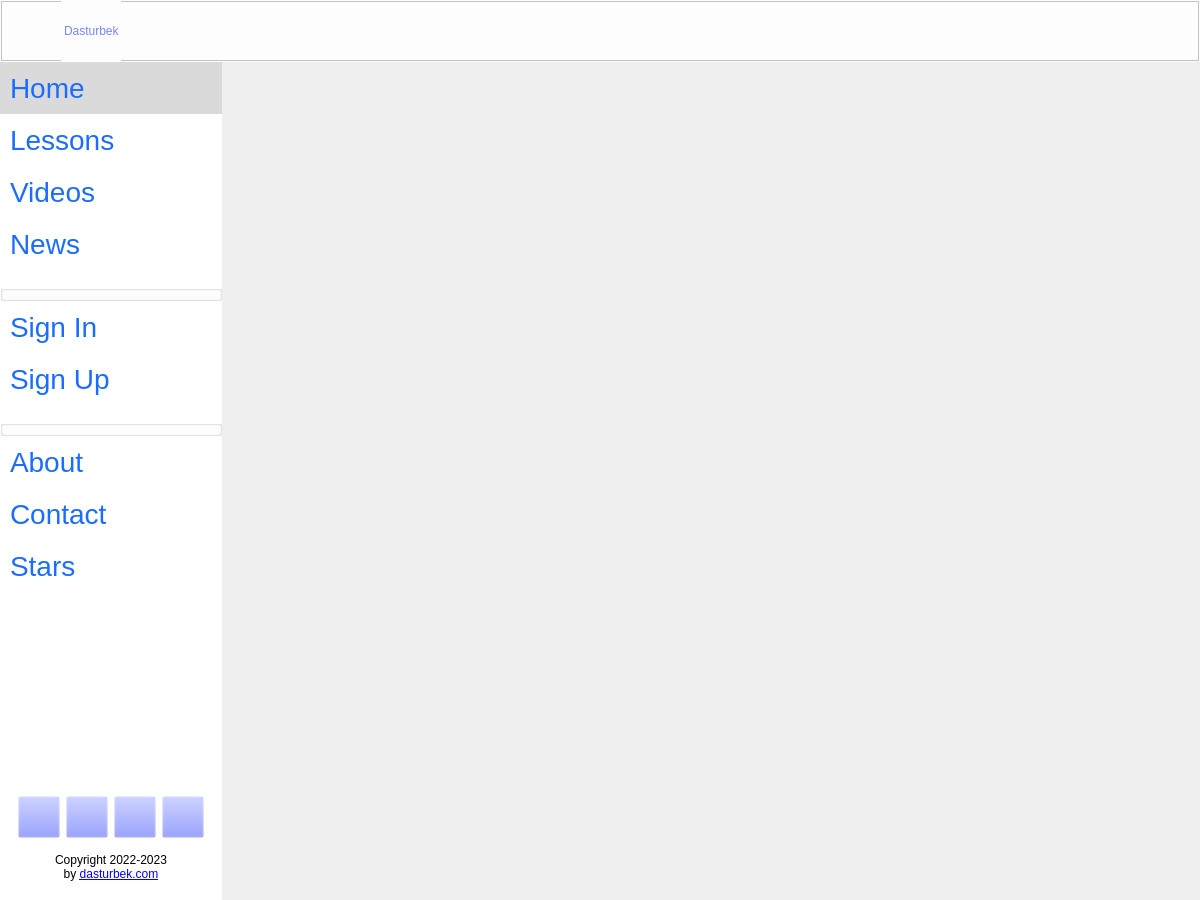
<?xml version="1.0" encoding="UTF-8"?>
<ui version="4.0">
 <class>MainWindow</class>
 <widget class="QMainWindow" name="MainWindow">
  <property name="geometry">
   <rect>
    <x>0</x>
    <y>0</y>
    <width>1200</width>
    <height>900</height>
   </rect>
  </property>
  <property name="minimumSize">
   <size>
    <width>1200</width>
    <height>900</height>
   </size>
  </property>
  <property name="windowTitle">
   <string>Home</string>
  </property>
  <property name="windowIcon">
   <iconset>
    <normaloff>qrc/dasturbek.png</normaloff>qrc/dasturbek.png</iconset>
  </property>
  <property name="styleSheet">
   <string notr="true"/>
  </property>
  <widget class="QWidget" name="centralwidget">
   <layout class="QGridLayout" name="gridLayout">
    <property name="leftMargin">
     <number>0</number>
    </property>
    <property name="topMargin">
     <number>0</number>
    </property>
    <property name="rightMargin">
     <number>0</number>
    </property>
    <property name="bottomMargin">
     <number>0</number>
    </property>
    <property name="spacing">
     <number>0</number>
    </property>
    <item row="1" column="1" rowspan="2">
     <widget class="QWidget" name="board" native="true">
      <property name="styleSheet">
       <string notr="true">.QWidget{
margin:0;
}</string>
      </property>
      <layout class="QGridLayout" name="gridLayout_2">
       <property name="leftMargin">
        <number>0</number>
       </property>
       <property name="topMargin">
        <number>0</number>
       </property>
       <property name="rightMargin">
        <number>0</number>
       </property>
       <property name="bottomMargin">
        <number>0</number>
       </property>
       <property name="spacing">
        <number>0</number>
       </property>
       <item row="0" column="0">
        <widget class="QStackedWidget" name="stackedWidget">
         <property name="currentIndex">
          <number>2</number>
         </property>
         <widget class="QWidget" name="home_page">
          <layout class="QGridLayout" name="_2">
           <property name="leftMargin">
            <number>0</number>
           </property>
           <property name="topMargin">
            <number>0</number>
           </property>
           <property name="rightMargin">
            <number>0</number>
           </property>
           <property name="bottomMargin">
            <number>0</number>
           </property>
           <item row="0" column="0">
            <widget class="QLabel" name="label_4">
             <property name="text">
              <string/>
             </property>
             <property name="pixmap">
              <pixmap>qrc/background.png</pixmap>
             </property>
             <property name="scaledContents">
              <bool>true</bool>
             </property>
            </widget>
           </item>
          </layout>
         </widget>
         <widget class="QWidget" name="settings_page">
          <layout class="QGridLayout" name="gridLayout_4">
           <property name="leftMargin">
            <number>0</number>
           </property>
           <property name="topMargin">
            <number>0</number>
           </property>
           <property name="rightMargin">
            <number>0</number>
           </property>
           <property name="bottomMargin">
            <number>0</number>
           </property>
           <property name="spacing">
            <number>0</number>
           </property>
           <item row="0" column="0">
            <widget class="QLabel" name="label">
             <property name="text">
              <string/>
             </property>
             <property name="pixmap">
              <pixmap>qrc/image3.jpg</pixmap>
             </property>
             <property name="scaledContents">
              <bool>true</bool>
             </property>
             <property name="wordWrap">
              <bool>false</bool>
             </property>
            </widget>
           </item>
          </layout>
         </widget>
         <widget class="QWidget" name="vidoes_page">
          <layout class="QGridLayout" name="gridLayout_6">
           <property name="leftMargin">
            <number>0</number>
           </property>
           <property name="topMargin">
            <number>0</number>
           </property>
           <property name="rightMargin">
            <number>0</number>
           </property>
           <property name="bottomMargin">
            <number>0</number>
           </property>
           <item row="0" column="0">
            <widget class="QLabel" name="label_11">
             <property name="text">
              <string/>
             </property>
             <property name="pixmap">
              <pixmap>qrc/image1.jpg</pixmap>
             </property>
             <property name="scaledContents">
              <bool>true</bool>
             </property>
            </widget>
           </item>
          </layout>
         </widget>
         <widget class="QWidget" name="lessons_page">
          <layout class="QGridLayout" name="gridLayout_9">
           <property name="leftMargin">
            <number>0</number>
           </property>
           <property name="topMargin">
            <number>0</number>
           </property>
           <property name="rightMargin">
            <number>0</number>
           </property>
           <property name="bottomMargin">
            <number>0</number>
           </property>
           <item row="0" column="0">
            <widget class="QLabel" name="label_13">
             <property name="text">
              <string/>
             </property>
             <property name="pixmap">
              <pixmap>qrc/image2.jpg</pixmap>
             </property>
             <property name="scaledContents">
              <bool>true</bool>
             </property>
            </widget>
           </item>
          </layout>
         </widget>
         <widget class="QWidget" name="news_page">
          <layout class="QGridLayout" name="gridLayout_8">
           <property name="leftMargin">
            <number>0</number>
           </property>
           <property name="topMargin">
            <number>0</number>
           </property>
           <property name="rightMargin">
            <number>0</number>
           </property>
           <property name="bottomMargin">
            <number>0</number>
           </property>
           <item row="0" column="0">
            <widget class="QLabel" name="label_12">
             <property name="text">
              <string/>
             </property>
             <property name="pixmap">
              <pixmap>qrc/image4.jpg</pixmap>
             </property>
             <property name="scaledContents">
              <bool>true</bool>
             </property>
             <property name="alignment">
              <set>Qt::AlignCenter</set>
             </property>
            </widget>
           </item>
          </layout>
         </widget>
        </widget>
       </item>
      </layout>
     </widget>
    </item>
    <item row="2" column="0">
     <widget class="QWidget" name="leftmenu" native="true">
      <property name="minimumSize">
       <size>
        <width>222</width>
        <height>0</height>
       </size>
      </property>
      <property name="maximumSize">
       <size>
        <width>222</width>
        <height>16777215</height>
       </size>
      </property>
      <property name="styleSheet">
       <string notr="true">#leftmenu{
	background-color: rgb(255, 255, 255)
}</string>
      </property>
      <layout class="QGridLayout" name="gridLayout_3">
       <property name="leftMargin">
        <number>0</number>
       </property>
       <property name="topMargin">
        <number>0</number>
       </property>
       <property name="rightMargin">
        <number>0</number>
       </property>
       <property name="bottomMargin">
        <number>10</number>
       </property>
       <property name="spacing">
        <number>0</number>
       </property>
       <item row="20" column="0" colspan="2">
        <widget class="QPushButton" name="stars">
         <property name="cursor">
          <cursorShape>PointingHandCursor</cursorShape>
         </property>
         <property name="styleSheet">
          <string notr="true">.QPushButton {
  border-bottom-left-radius: 30px;
  border-bottom-right-radius: 30px;
  background-color: rgb(255, 255, 255, 0);
  border: none;
  color: #1A6DFF;
  text-align: left;
  font-size: 28px;
  padding: 10px;
  margin:0 0 0 0;
}
.QPushButton:hover{
	background-color: rgb(218, 218, 218, 0.2);
}</string>
         </property>
         <property name="text">
          <string>Stars</string>
         </property>
         <property name="icon">
          <iconset>
           <normaloff>qrc/star.png</normaloff>qrc/star.png</iconset>
         </property>
         <property name="iconSize">
          <size>
           <width>40</width>
           <height>40</height>
          </size>
         </property>
        </widget>
       </item>
       <item row="10" column="0" colspan="2">
        <widget class="QGroupBox" name="groupBox">
         <property name="styleSheet">
          <string notr="true">#groupBox{
margin:15px 0 0 0;
text-aligin: center;
}</string>
         </property>
         <property name="title">
          <string/>
         </property>
         <property name="alignment">
          <set>Qt::AlignBottom|Qt::AlignLeading|Qt::AlignLeft</set>
         </property>
         <property name="flat">
          <bool>true</bool>
         </property>
         <property name="checkable">
          <bool>false</bool>
         </property>
        </widget>
       </item>
       <item row="15" column="0" colspan="2">
        <widget class="QGroupBox" name="groupBox_4">
         <property name="styleSheet">
          <string notr="true">#groupBox_4{
margin:15px 0 0 0;
text-aligin: center;
}</string>
         </property>
         <property name="title">
          <string/>
         </property>
         <property name="alignment">
          <set>Qt::AlignBottom|Qt::AlignLeading|Qt::AlignLeft</set>
         </property>
         <property name="flat">
          <bool>true</bool>
         </property>
         <property name="checkable">
          <bool>false</bool>
         </property>
        </widget>
       </item>
       <item row="7" column="0" colspan="2">
        <widget class="QPushButton" name="videos">
         <property name="cursor">
          <cursorShape>PointingHandCursor</cursorShape>
         </property>
         <property name="styleSheet">
          <string notr="true">.QPushButton {
  background-color: rgb(218, 218, 218, 0);
  border: none;
  color: #1A6DFF;
  text-align: left;
  font-size: 28px;
  padding: 10px;
  margin:0 0 0 0;
}
.QPushButton:hover{
	background-color: rgb(218, 218, 218, 0.2);
}</string>
         </property>
         <property name="text">
          <string>Videos</string>
         </property>
         <property name="icon">
          <iconset>
           <normaloff>qrc/video.png</normaloff>qrc/video.png</iconset>
         </property>
         <property name="iconSize">
          <size>
           <width>40</width>
           <height>40</height>
          </size>
         </property>
        </widget>
       </item>
       <item row="21" column="0" colspan="2">
        <spacer name="verticalSpacer">
         <property name="orientation">
          <enum>Qt::Vertical</enum>
         </property>
         <property name="sizeType">
          <enum>QSizePolicy::Expanding</enum>
         </property>
         <property name="sizeHint" stdset="0">
          <size>
           <width>20</width>
           <height>40</height>
          </size>
         </property>
        </spacer>
       </item>
       <item row="12" column="0" colspan="2">
        <widget class="QPushButton" name="signin">
         <property name="cursor">
          <cursorShape>PointingHandCursor</cursorShape>
         </property>
         <property name="styleSheet">
          <string notr="true">.QPushButton {
  background-color: rgb(255, 255, 255, 0);
  border: none;
  color: #1A6DFF;
  text-align: left;
  font-size: 28px;
  padding: 10px;
  margin:0 0 0 0;
}
.QPushButton:hover{
	background-color: rgb(218, 218, 218, 0.2);
}</string>
         </property>
         <property name="text">
          <string>Sign In</string>
         </property>
         <property name="icon">
          <iconset>
           <normaloff>qrc/sign _in.png</normaloff>qrc/sign _in.png</iconset>
         </property>
         <property name="iconSize">
          <size>
           <width>40</width>
           <height>40</height>
          </size>
         </property>
        </widget>
       </item>
       <item row="6" column="0" colspan="2">
        <widget class="QPushButton" name="lessons">
         <property name="cursor">
          <cursorShape>PointingHandCursor</cursorShape>
         </property>
         <property name="styleSheet">
          <string notr="true">.QPushButton {
  background-color: rgb(255, 255, 255, 0);
  border: none;
  color: #1A6DFF;
  text-align: left;
  font-size: 28px;
  padding: 10px;
  margin:0 0 0 0;
}
.QPushButton:hover{
	background-color: rgb(218, 218, 218, 0.2);
}</string>
         </property>
         <property name="text">
          <string>Lessons</string>
         </property>
         <property name="icon">
          <iconset>
           <normaloff>qrc/lessons.png</normaloff>qrc/lessons.png</iconset>
         </property>
         <property name="iconSize">
          <size>
           <width>40</width>
           <height>40</height>
          </size>
         </property>
        </widget>
       </item>
       <item row="22" column="0" colspan="2">
        <widget class="QWidget" name="fotter" native="true">
         <property name="minimumSize">
          <size>
           <width>0</width>
           <height>60</height>
          </size>
         </property>
         <layout class="QVBoxLayout" name="verticalLayout_2">
          <item>
           <widget class="QWidget" name="widget" native="true">
            <layout class="QHBoxLayout" name="horizontalLayout_2">
             <item>
              <widget class="QToolButton" name="telegramm">
               <property name="cursor">
                <cursorShape>PointingHandCursor</cursorShape>
               </property>
               <property name="styleSheet">
                <string notr="true"> .QToolButton {
	background-color: rgb(110, 124, 255, 0);
}</string>
               </property>
               <property name="text">
                <string/>
               </property>
               <property name="icon">
                <iconset>
                 <normaloff>qrc/google.png</normaloff>qrc/google.png</iconset>
               </property>
               <property name="iconSize">
                <size>
                 <width>35</width>
                 <height>35</height>
                </size>
               </property>
              </widget>
             </item>
             <item>
              <widget class="QToolButton" name="facebook">
               <property name="cursor">
                <cursorShape>PointingHandCursor</cursorShape>
               </property>
               <property name="styleSheet">
                <string notr="true"> .QToolButton {
	background-color: rgb(110, 124, 255, 0);
}</string>
               </property>
               <property name="text">
                <string/>
               </property>
               <property name="icon">
                <iconset>
                 <normaloff>qrc/youtube.png</normaloff>qrc/youtube.png</iconset>
               </property>
               <property name="iconSize">
                <size>
                 <width>35</width>
                 <height>35</height>
                </size>
               </property>
              </widget>
             </item>
             <item>
              <widget class="QToolButton" name="dasturbek">
               <property name="cursor">
                <cursorShape>PointingHandCursor</cursorShape>
               </property>
               <property name="styleSheet">
                <string notr="true"> .QToolButton {
	background-color: rgb(110, 124, 255, 0);
}</string>
               </property>
               <property name="text">
                <string/>
               </property>
               <property name="icon">
                <iconset>
                 <normaloff>qrc/twitter.png</normaloff>qrc/twitter.png</iconset>
               </property>
               <property name="iconSize">
                <size>
                 <width>35</width>
                 <height>35</height>
                </size>
               </property>
              </widget>
             </item>
             <item>
              <widget class="QToolButton" name="Google">
               <property name="cursor">
                <cursorShape>PointingHandCursor</cursorShape>
               </property>
               <property name="styleSheet">
                <string notr="true"> .QToolButton {
	background-color: rgb(110, 124, 255, 0);
}</string>
               </property>
               <property name="text">
                <string/>
               </property>
               <property name="icon">
                <iconset>
                 <normaloff>qrc/instagram.png</normaloff>qrc/instagram.png</iconset>
               </property>
               <property name="iconSize">
                <size>
                 <width>35</width>
                 <height>35</height>
                </size>
               </property>
              </widget>
             </item>
            </layout>
           </widget>
          </item>
          <item>
           <widget class="QLabel" name="label_5">
            <property name="text">
             <string>&lt;html&gt;&lt;head/&gt;&lt;body&gt;Copyright 2022-2023&lt;br&gt;by &lt;a href=&quot;https://dasturbek.com&quot;&gt;&lt;span style=&quot; text-decoration: underline; color:#0000ff;&quot;&gt;dasturbek.com&lt;/span&gt;&lt;/a&gt;&lt;/body&gt;&lt;/html&gt;</string>
            </property>
            <property name="alignment">
             <set>Qt::AlignCenter</set>
            </property>
           </widget>
          </item>
         </layout>
        </widget>
       </item>
       <item row="13" column="0" colspan="2">
        <widget class="QPushButton" name="sign_up">
         <property name="cursor">
          <cursorShape>PointingHandCursor</cursorShape>
         </property>
         <property name="styleSheet">
          <string notr="true">.QPushButton {
  background-color: rgb(255, 255, 255, 0);
  border: none;
  color: #1A6DFF;
  text-align: left;
  font-size: 28px;
  padding: 10px;
  margin:0 0 0 0;
}
.QPushButton:hover{
	background-color: rgb(218, 218, 218, 0.2);
}</string>
         </property>
         <property name="text">
          <string>Sign Up</string>
         </property>
         <property name="icon">
          <iconset>
           <normaloff>qrc/sign_up.png</normaloff>qrc/sign_up.png</iconset>
         </property>
         <property name="iconSize">
          <size>
           <width>40</width>
           <height>40</height>
          </size>
         </property>
        </widget>
       </item>
       <item row="17" column="0" colspan="2">
        <widget class="QPushButton" name="contact">
         <property name="cursor">
          <cursorShape>PointingHandCursor</cursorShape>
         </property>
         <property name="styleSheet">
          <string notr="true">.QPushButton {
  background-color: rgb(255, 255, 255, 0);
  border: none;
  color: #1A6DFF;
  text-align: left;
  font-size: 28px;
  padding: 10px;
  margin:0 0 0 0;
}
.QPushButton:hover{
	background-color: rgb(218, 218, 218, 0.2);
}</string>
         </property>
         <property name="text">
          <string>Contact</string>
         </property>
         <property name="icon">
          <iconset>
           <normaloff>qrc/contact.png</normaloff>qrc/contact.png</iconset>
         </property>
         <property name="iconSize">
          <size>
           <width>40</width>
           <height>40</height>
          </size>
         </property>
        </widget>
       </item>
       <item row="2" column="0" colspan="2">
        <widget class="QPushButton" name="home">
         <property name="cursor">
          <cursorShape>PointingHandCursor</cursorShape>
         </property>
         <property name="styleSheet">
          <string notr="true">.QPushButton {
  background-color: rgb(218, 218, 218);
  border: none;
  color: #1A6DFF;
  text-align: left;
  font-size: 28px;
  padding: 10px;
  margin:0 0 0 0;
}
.QPushButton:hover{
	background-color: rgb(218, 218, 218, 0.2)
}</string>
         </property>
         <property name="text">
          <string>Home</string>
         </property>
         <property name="icon">
          <iconset>
           <normaloff>qrc/home.png</normaloff>qrc/home.png</iconset>
         </property>
         <property name="iconSize">
          <size>
           <width>40</width>
           <height>40</height>
          </size>
         </property>
        </widget>
       </item>
       <item row="8" column="0" colspan="2">
        <widget class="QPushButton" name="news">
         <property name="cursor">
          <cursorShape>PointingHandCursor</cursorShape>
         </property>
         <property name="styleSheet">
          <string notr="true">.QPushButton {
  background-color: rgb(255, 255, 255, 0);
  border: none;
  color: #1A6DFF;
  text-align: left;
  font-size: 28px;
  padding: 10px;
  margin:0 0 0 0;
}
.QPushButton:hover{
	background-color: rgb(218, 218, 218, 0.2);
}</string>
         </property>
         <property name="text">
          <string>News</string>
         </property>
         <property name="icon">
          <iconset>
           <normaloff>qrc/news.png</normaloff>qrc/news.png</iconset>
         </property>
         <property name="iconSize">
          <size>
           <width>40</width>
           <height>40</height>
          </size>
         </property>
        </widget>
       </item>
       <item row="16" column="0" colspan="2">
        <widget class="QPushButton" name="about">
         <property name="cursor">
          <cursorShape>PointingHandCursor</cursorShape>
         </property>
         <property name="styleSheet">
          <string notr="true">.QPushButton {
  background-color: rgb(255, 255, 255, 0);
  border: none;
  color: #1A6DFF;
  text-align: left;
  font-size: 28px;
  padding: 10px;
  margin:0 0 0 0;
}
.QPushButton:hover{
	background-color: rgb(218, 218, 218, 0.2);
}</string>
         </property>
         <property name="text">
          <string>About</string>
         </property>
         <property name="icon">
          <iconset>
           <normaloff>qrc/about.png</normaloff>qrc/about.png</iconset>
         </property>
         <property name="iconSize">
          <size>
           <width>40</width>
           <height>40</height>
          </size>
         </property>
        </widget>
       </item>
      </layout>
     </widget>
    </item>
    <item row="0" column="0" colspan="2">
     <widget class="QFrame" name="topmenu">
      <property name="minimumSize">
       <size>
        <width>0</width>
        <height>0</height>
       </size>
      </property>
      <property name="styleSheet">
       <string notr="true">padding:-1px;
background-color: rgb(253, 253, 253);</string>
      </property>
      <property name="frameShape">
       <enum>QFrame::StyledPanel</enum>
      </property>
      <property name="frameShadow">
       <enum>QFrame::Raised</enum>
      </property>
      <property name="lineWidth">
       <number>1</number>
      </property>
      <layout class="QHBoxLayout" name="horizontalLayout">
       <property name="spacing">
        <number>0</number>
       </property>
       <property name="leftMargin">
        <number>0</number>
       </property>
       <property name="topMargin">
        <number>0</number>
       </property>
       <property name="rightMargin">
        <number>0</number>
       </property>
       <property name="bottomMargin">
        <number>0</number>
       </property>
       <item>
        <widget class="QPushButton" name="dashboard">
         <property name="minimumSize">
          <size>
           <width>0</width>
           <height>60</height>
          </size>
         </property>
         <property name="maximumSize">
          <size>
           <width>60</width>
           <height>16777215</height>
          </size>
         </property>
         <property name="cursor">
          <cursorShape>PointingHandCursor</cursorShape>
         </property>
         <property name="styleSheet">
          <string notr="true">.QPushButton {
  background-color: rgb(255, 255, 255, 0);
  border: none;
  color: #1A6DFF;
  text-align: left;
  font-size: 28px;
  padding: 10px ;
  margin:0 0 0 0;
}
.QPushButton:hover{
	background-color: rgb(218, 218, 218, 0.2);
}</string>
         </property>
         <property name="text">
          <string/>
         </property>
         <property name="icon">
          <iconset>
           <normaloff>qrc/drag_down.png</normaloff>qrc/drag_down.png</iconset>
         </property>
         <property name="iconSize">
          <size>
           <width>40</width>
           <height>40</height>
          </size>
         </property>
        </widget>
       </item>
       <item>
        <widget class="QLabel" name="label_2">
         <property name="minimumSize">
          <size>
           <width>0</width>
           <height>60</height>
          </size>
         </property>
         <property name="maximumSize">
          <size>
           <width>350</width>
           <height>60</height>
          </size>
         </property>
         <property name="styleSheet">
          <string notr="true">.QLabel {
	font: 50 24pt &quot;Jokerman&quot;;
	color: qlineargradient(spread:pad, x1:0.557, y1:0.0227273, x2:0.540091, y2:0.784, stop:0 rgba(72, 71, 237, 255), stop:1 rgba(120, 133, 253, 255));
}


    
 </string>
         </property>
         <property name="text">
          <string>Dasturbek</string>
         </property>
         <property name="alignment">
          <set>Qt::AlignLeading|Qt::AlignLeft|Qt::AlignVCenter</set>
         </property>
        </widget>
       </item>
       <item>
        <spacer name="horizontalSpacer">
         <property name="orientation">
          <enum>Qt::Horizontal</enum>
         </property>
         <property name="sizeHint" stdset="0">
          <size>
           <width>40</width>
           <height>20</height>
          </size>
         </property>
        </spacer>
       </item>
       <item>
        <widget class="QPushButton" name="settings">
         <property name="cursor">
          <cursorShape>PointingHandCursor</cursorShape>
         </property>
         <property name="styleSheet">
          <string notr="true">.QPushButton {
  background-color: rgb(255, 255, 255, 0);
  border: none;
  color: #1A6DFF;
  text-align: left;
  font-size: 28px;
  padding: 10px;
  margin:0 0 0 0;
}
.QPushButton:hover{
	background-color: rgb(218, 218, 218, 0.9);
}</string>
         </property>
         <property name="text">
          <string/>
         </property>
         <property name="icon">
          <iconset>
           <normaloff>qrc/settings.png</normaloff>qrc/settings.png</iconset>
         </property>
         <property name="iconSize">
          <size>
           <width>40</width>
           <height>40</height>
          </size>
         </property>
        </widget>
       </item>
      </layout>
     </widget>
    </item>
   </layout>
  </widget>
 </widget>
 <resources/>
 <connections/>
</ui>
